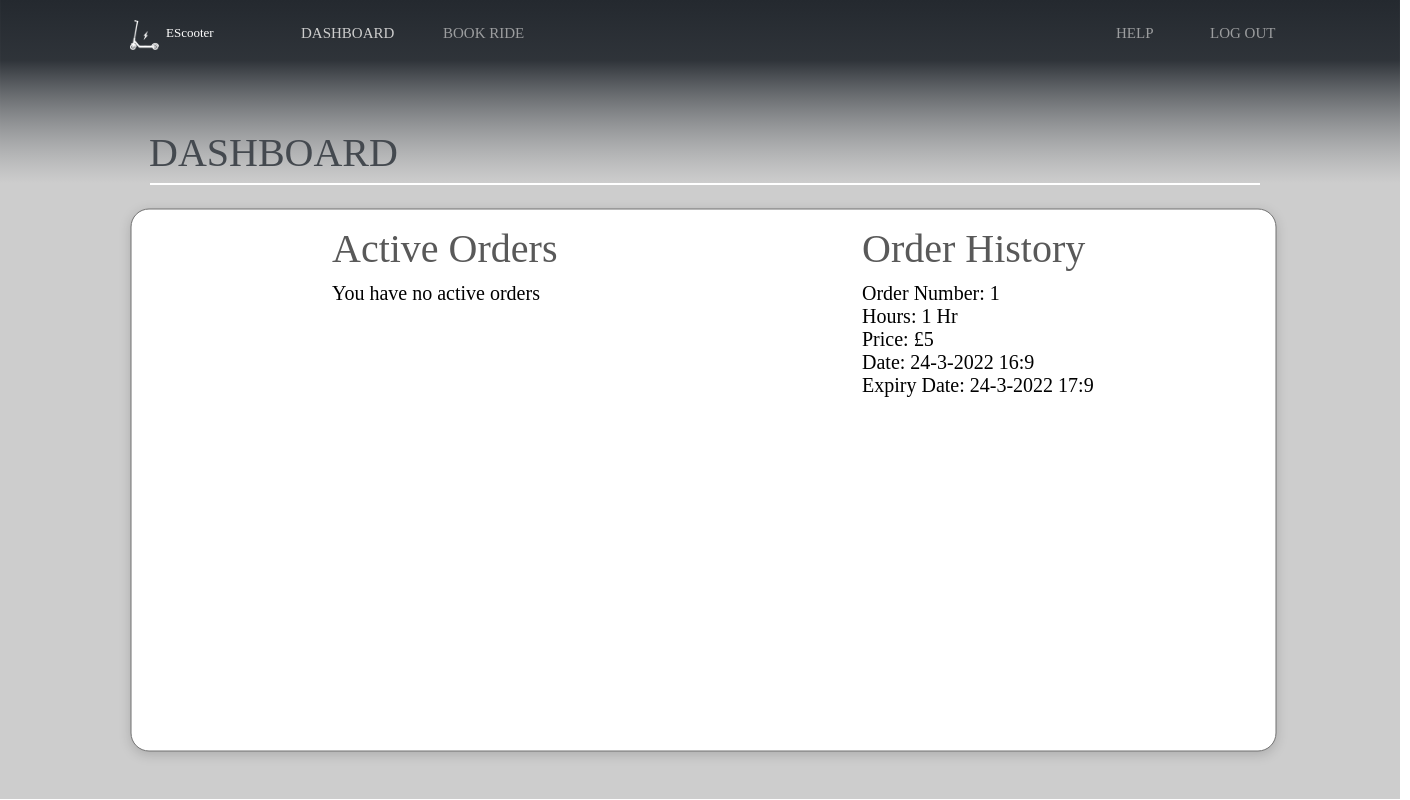
/dashboard (signed in), run on an earlier commit of the app's database.
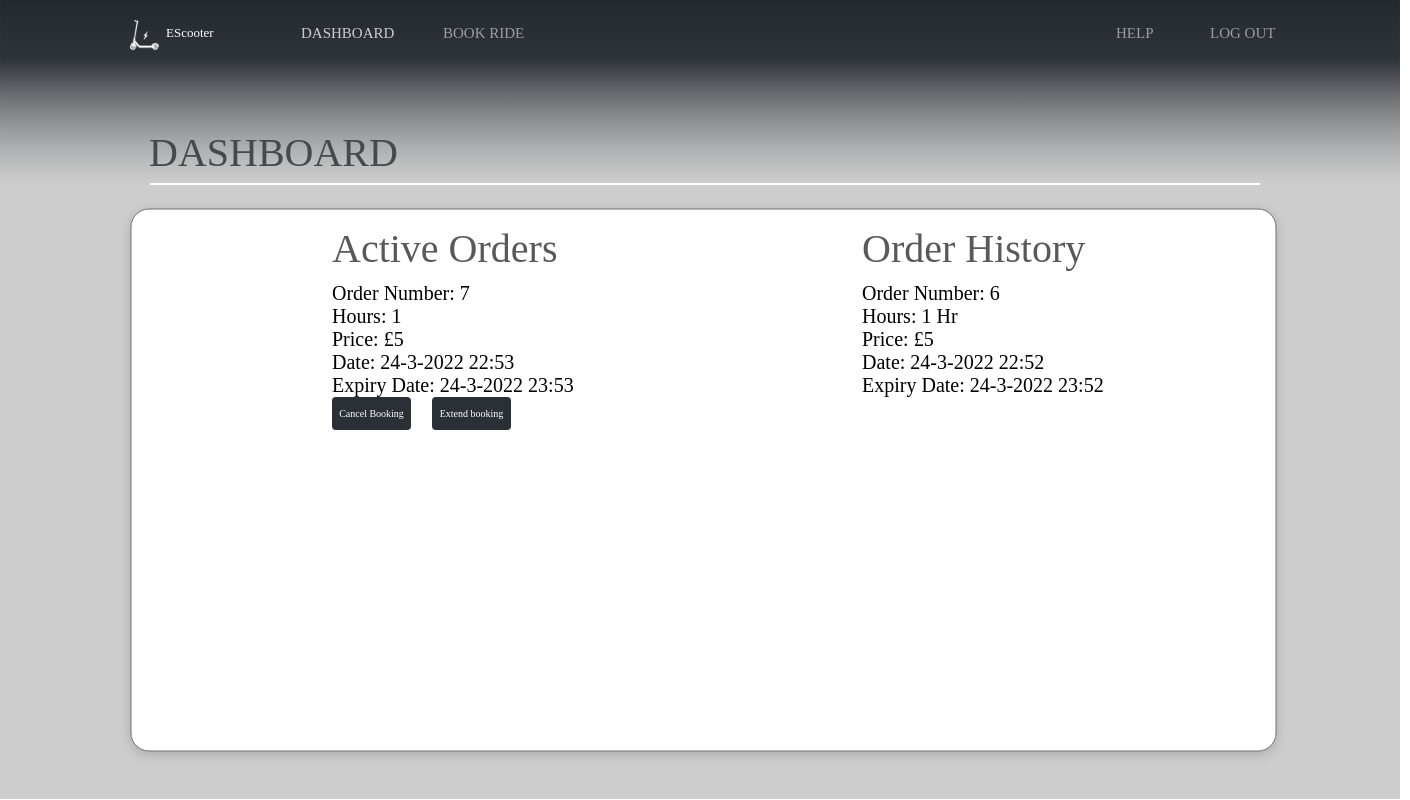
And on a later commit of the database.
### app/models.py (models this page shows)
class Booking(db.Model):
    __tablename__ = "bookings"
    id = db.Column(db.Integer, primary_key=True)
    ScooterID = db.Column(db.Integer, ForeignKey("scooters.id"))
    UserID = db.Column(db.Integer, ForeignKey("users.id"))
    numHours = db.Column(db.Integer, nullable = False)
    date = db.Column(db.DateTime, nullable = False)
    expiry = db.Column(db.DateTime)
    price = db.Column(db.Integer, nullable = False)
    cancelled = db.Column(db.Boolean, default = False, nullable=False)

### app/views.py (the view)
@app.route("/dashboard")
def dashboard():
    if not session.get('email'):
        return redirect("/login")
    elif session.get('admin') != 0:
        return redirect("/admin")
    else:
        user = models.User.query.filter_by(email = session['email']).first()
        orders = models.Booking.query.filter_by(UserID = user.id).all()
        active_id = []
        current_date = datetime.now()
        for o in orders:
            if (current_date < (o.expiry)):
                active_id.append(o.id)
        return render_template("Dashboard/Website_Dashboard.html", title='Dashboard', orders=orders, active= active_id)

### app/templates/Dashboard/Website_Dashboard.html (shortened to what this page needs)
<!DOCTYPE html>
<html>
<head>
</head>
<body>
<div id="Website_Dashboard">
	<svg class="Path_1092" viewBox="0 0 1400 799">
		<path id="Path_1092" d="M 0 0 L 1400 0 L 1400 799 L 0 799 L 0 0 Z">
		</path>
	</svg>
	<div id="Header">
		<div id="Group_1541">
			<div id="Header_-_Desktop" class="Header___Desktop">
				<a id="DASHBOARD" href="/dashboard">DASHBOARD</a>
				<a id="HELP" href="/report">HELP</a>
				<a id="BOOK_RIDE" href="/trinity">BOOK RIDE</a>
				<a id="LOG_OUT" href="/logout">LOG OUT</a>
			</div>
			<div id="Group_6">
				<div class="btn_EScooter">
					<button class = "btn_EScooter" onclick="window.location.href='/'">EScooter</button>
				</div>
				<img id="scooter_white" src="/static/scooter_white.png" srcset="/static/scooter_white.png 1x, /static/scooter_white@2x.png 2x">
			</div>
		</div>
	</div>
	<div id="Group_1540">
		<div id="DASHBOARD_bf">
			<span>DASHBOARD</span>
		</div>
		<svg class="Line_7" viewBox="0 0 1110 2">
			<path id="Line_7" d="M 0 0 L 1110 0">
			</path>
		</svg>
	</div>
	<div id="Group_1538">
		<svg class="Rectangle_1488">
			<rect id="Rectangle_1488" rx="18" ry="18" x="0" y="0" width="1145" height="542">
			</rect>
		</svg>
	</div>
	<div id="Group_1542">
		<div id="Active_Orders">
			<span>Active Orders</span>
		</div>
		<div id="Order_Number_4">
		{% if not active %}
        	<p>You have no active orders</p>
    	{% endif %}
    	{% for elem in orders %}
       	 {% if elem.id  in active %}
            	{% if not elem.cancelled %}
                	<p>Order Number: {{elem.id}}</p>
                	<p>Hours: {{elem.numHours}}</p>
                	<p>Price: £{{elem.price}}</p>
                	<p>Date: {{elem.date.day}}-{{elem.date.month}}-{{elem.date.year}} {{elem.date.hour}}:{{elem.date.minute}}</p>
                	<p>Expiry Date: {{elem.expiry.day}}-{{elem.expiry.month}}-{{elem.expiry.year}} {{elem.expiry.hour}}:{{elem.expiry.minute}}</p>
					<button type="Cancel Order" class="btn-primary"  onclick="window.location.href='/cancel_booking/{{elem.id}}'">Cancel Booking</button>
                <button type="Cancel Order" class="btn-primary" id="toggle_show" onclick="revealButtons()" style="left: 100px">Extend booking</button>
				<br></br>
            	{% endif %}
        	{% endif %}
    	{% endfor %}
    	<br> </br>
		</div>
	</div>
	<div id="Group_1543">
		<div id="Order_History">
			<span>Order History</span>
		</div>
		<div id="Order_Number_3">
			{% for elem in orders|reverse %}
        		{% if elem.id not in active or elem.cancelled %}
				{% if loop.index <= 2 %}
            		<p>Order Number: {{elem.id}}</p>
            		<p>Hours: {{elem.numHours}} Hr</p>
            		<p>Price: £{{elem.price}}</p>
            		<p>Date: {{elem.date.day}}-{{elem.date.month}}-{{elem.date.year}} {{elem.date.hour}}:{{elem.date.minute}}</p>
            		<p>Expiry Date: {{elem.expiry.day}}-{{elem.expiry.month}}-{{elem.expiry.year}} {{elem.expiry.hour}}:{{elem.expiry.minute}}</p>
            		<br> </br>
				{% endif %}
        		{% endif %}
    		{% endfor %}
		</div>
	</div>
</div>
</body>
</html>

What changed in the data, as far as the page shows it:
no longer on this page (row unchanged): Booking: id "1", numHours "1", price "5", date.day "24", date.month "3", date.year "2022", date.hour "16", date.minute "9", expiry.day "24", expiry.month "3", expiry.year "2022", expiry.hour "17", expiry.minute "9"
added Booking: id "7", numHours "1", price "5", date.day "24", date.month "3", date.year "2022", date.hour "22", date.minute "53", expiry.day "24", expiry.month "3", expiry.year "2022", expiry.hour "23", expiry.minute "53"
added Booking: id "6", numHours "1", price "5", date.day "24", date.month "3", date.year "2022", date.hour "22", date.minute "52", expiry.day "24", expiry.month "3", expiry.year "2022", expiry.hour "23", expiry.minute "52"
Also different on the page:
text no longer shown: "You have no active orders"
